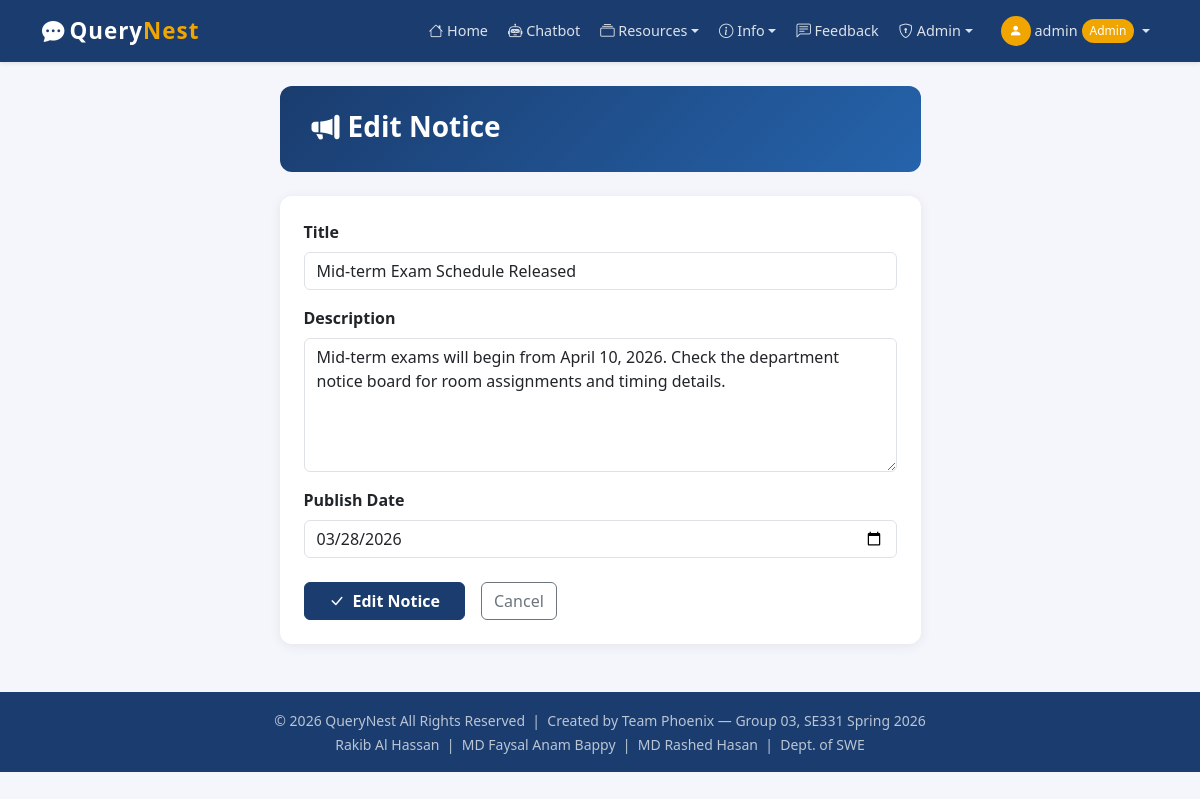
Page /admin/notice/edit/1 (signed in) on the committed database.
### tables this page shows
CREATE TABLE notices (
            notice_id    INTEGER PRIMARY KEY AUTOINCREMENT,
            title        TEXT NOT NULL,
            description  TEXT NOT NULL,
            publish_date TEXT NOT NULL
        );

### app.py (the view, shortened to what this page needs)
@app.route('/admin/notice/edit/<int:notice_id>', methods=['GET', 'POST'])
@admin_required
def notice_edit(notice_id):
    conn   = get_db()
    notice = conn.execute("SELECT * FROM notices WHERE notice_id=?", (notice_id,)).fetchone()
    conn.close()
    return render_template('notice_form.html', notice=notice, action='Edit')

### app.py (called while the page is built)
def get_db():
    conn = sqlite3.connect(DB_PATH)
    conn.row_factory = sqlite3.Row
    return conn

def admin_required(f):
    @wraps(f)
    def decorated(*args, **kwargs):
        if session.get('role') != 'admin':
            flash('Admin access required.', 'danger')
            return redirect(url_for('login'))
        return f(*args, **kwargs)
    return decorated

### templates/notice_form.html (shortened to what this page needs)
{% extends "base.html" %}
{% block content %}
<div class="row justify-content-center">
  <div class="col-lg-7">
    <div class="page-header">
      <h3 class="fw-bold mb-1">
        <i class="bi bi-megaphone-fill me-2"></i>{{ action }} Notice
      </h3>
    </div>
    <div class="card">
      <div class="card-body p-4">
        <form method="post">
          <div class="mb-3">
            <label class="form-label fw-semibold">Title</label>
            <input type="text" name="title" class="form-control"
                   value="{{ notice.title if notice else '' }}"
                   placeholder="e.g. Mid-term Exam Schedule Released" required>
          </div>
          <div class="mb-3">
            <label class="form-label fw-semibold">Description</label>
            <textarea name="description" class="form-control" rows="5"
                      placeholder="Full notice content…" required>{{ notice.description if notice else '' }}</textarea>
          </div>
          <div class="mb-4">
            <label class="form-label fw-semibold">Publish Date</label>
            <input type="date" name="publish_date" class="form-control"
                   value="{{ notice.publish_date if notice else '' }}" required>
          </div>
          <div class="d-flex gap-3">
            <button type="submit" class="btn btn-primary fw-semibold px-4">
              <i class="bi bi-check-lg me-2"></i>{{ action }} Notice
            </button>
            <a href="{{ url_for('admin_notices') }}" class="btn btn-outline-secondary">Cancel</a>
          </div>
        </form>
      </div>
    </div>
  </div>
</div>
{% endblock %}

### templates/base.html (style rules this page uses)
:root { --primary:#1a3c6e; --accent:#f0a500; }
body { background:#f4f6fb; font-family:'Segoe UI',sans-serif; }
.btn-primary { background:var(--primary); border-color:var(--primary); }
.card { border:none; border-radius:12px; box-shadow:0 2px 12px rgba(0,0,0,.07); }
.page-header { background:linear-gradient(135deg,#1a3c6e,#2563ab); color:#fff; border-radius:12px; padding:1.5rem 2rem; margin-bottom:1.5rem; }

### rows in the picture
notices: title "Mid-term Exam Schedule Released", description "Mid-term exams will begin from April 10, 2026. Check the department notice board for room assignments and timing details.", publish_date "03/28/2026"

### other values in the picture
{{ session.user_name }} "admin"
{{ action }} "Edit"
